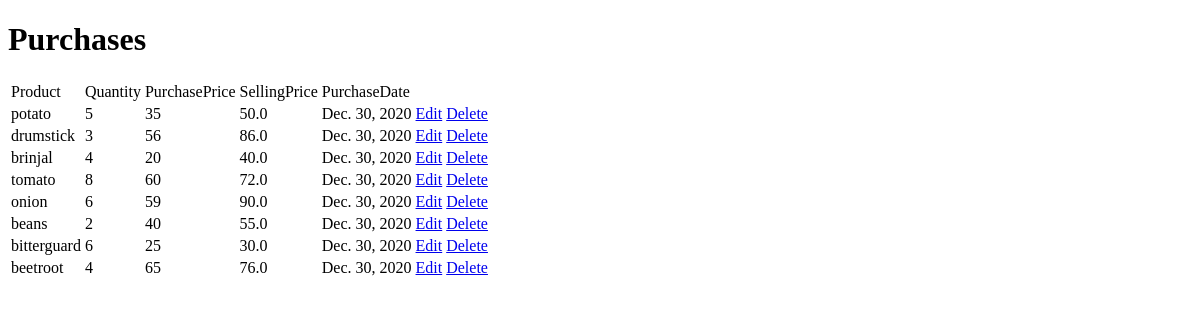
The page /billing/listpurchases on the database as committed earlier.
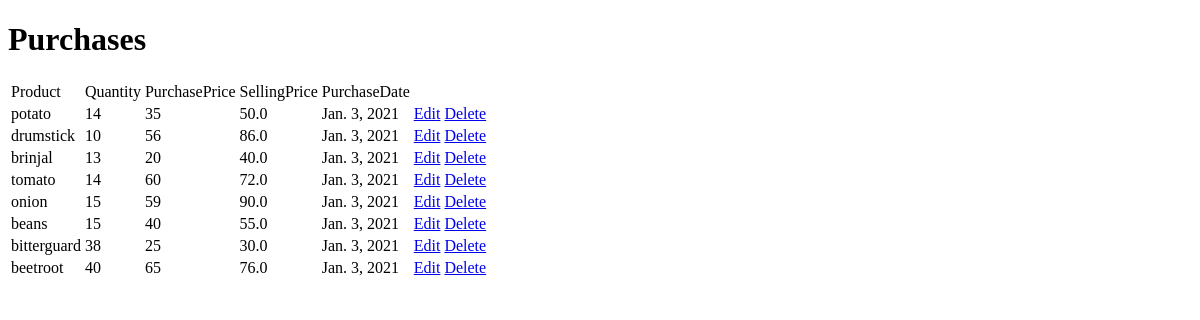
The same page on the database as committed later.
### billing/models.py (models this page shows, shortened)
class Purchase(models.Model):
    product=models.ForeignKey(Products,on_delete=models.CASCADE)
    qty=models.IntegerField(null=False)
    purchase_price=models.IntegerField(null=False)
    selling_price=models.FloatField(null=False)
    purchase_date=models.DateField(auto_now=True)

class Products(models.Model):
    product_name=models.CharField(max_length=120,unique=True)
    def __str__(self):
        return self.product_name

### billing/views.py (the view)
# urls.py: path('listpurchases',ListPurchases.as_view(),name="listpurchases"),
class ListPurchases(TemplateView):
    model=Purchase
    template_name = "billing/list_purchases.html"
    context={}
    def get_query_set(self):
        return self.model.objects.all()
    def get(self, request, *args, **kwargs):
        self.context["purchases"]=self.get_query_set()
        return render(request,self.template_name,self.context)

### billing/templates/billing/list_purchases.html (shortened to what this page needs)
<!DOCTYPE html>
<html lang="en">
<head>
</head>
<body>
<h1>Purchases</h1>
<table>
<tr>
    <td>Product</td>
    <td>Quantity</td>
    <td>PurchasePrice</td>
    <td>SellingPrice</td>
    <td>PurchaseDate</td>
</tr>
{% for purchase in purchases %}
<tr>
<td>{{purchase.product}}</td>
    <td>{{purchase.qty}}</td>
    <td>{{purchase.purchase_price}}</td>
    <td>{{purchase.selling_price}}</td>
    <td>{{purchase.purchase_date}}</td>
    <td><a href="{%url 'editpurchase' purchase.id %}">Edit</a></td>
    <td><a href="{%url 'deletepurchase' purchase.id %}">Delete</a></td>
    </tr>
{% endfor %}
    </table>
</body>
</html>

Rows that differ between the two databases and show on the page:
changed Purchase "potato": qty "5" → "14"; purchase_date "Dec. 30, 2020" → "Jan. 3, 2021"
changed Purchase "drumstick": qty "3" → "10"; purchase_date "Dec. 30, 2020" → "Jan. 3, 2021"
changed Purchase "brinjal": qty "4" → "13"; purchase_date "Dec. 30, 2020" → "Jan. 3, 2021"
changed Purchase "tomato": qty "8" → "14"; purchase_date "Dec. 30, 2020" → "Jan. 3, 2021"
changed Purchase "onion": qty "6" → "15"; purchase_date "Dec. 30, 2020" → "Jan. 3, 2021"
changed Purchase "beans": qty "2" → "15"; purchase_date "Dec. 30, 2020" → "Jan. 3, 2021"
changed Purchase "bitterguard": qty "6" → "38"; purchase_date "Dec. 30, 2020" → "Jan. 3, 2021"
changed Purchase "beetroot": qty "4" → "40"; purchase_date "Dec. 30, 2020" → "Jan. 3, 2021"
